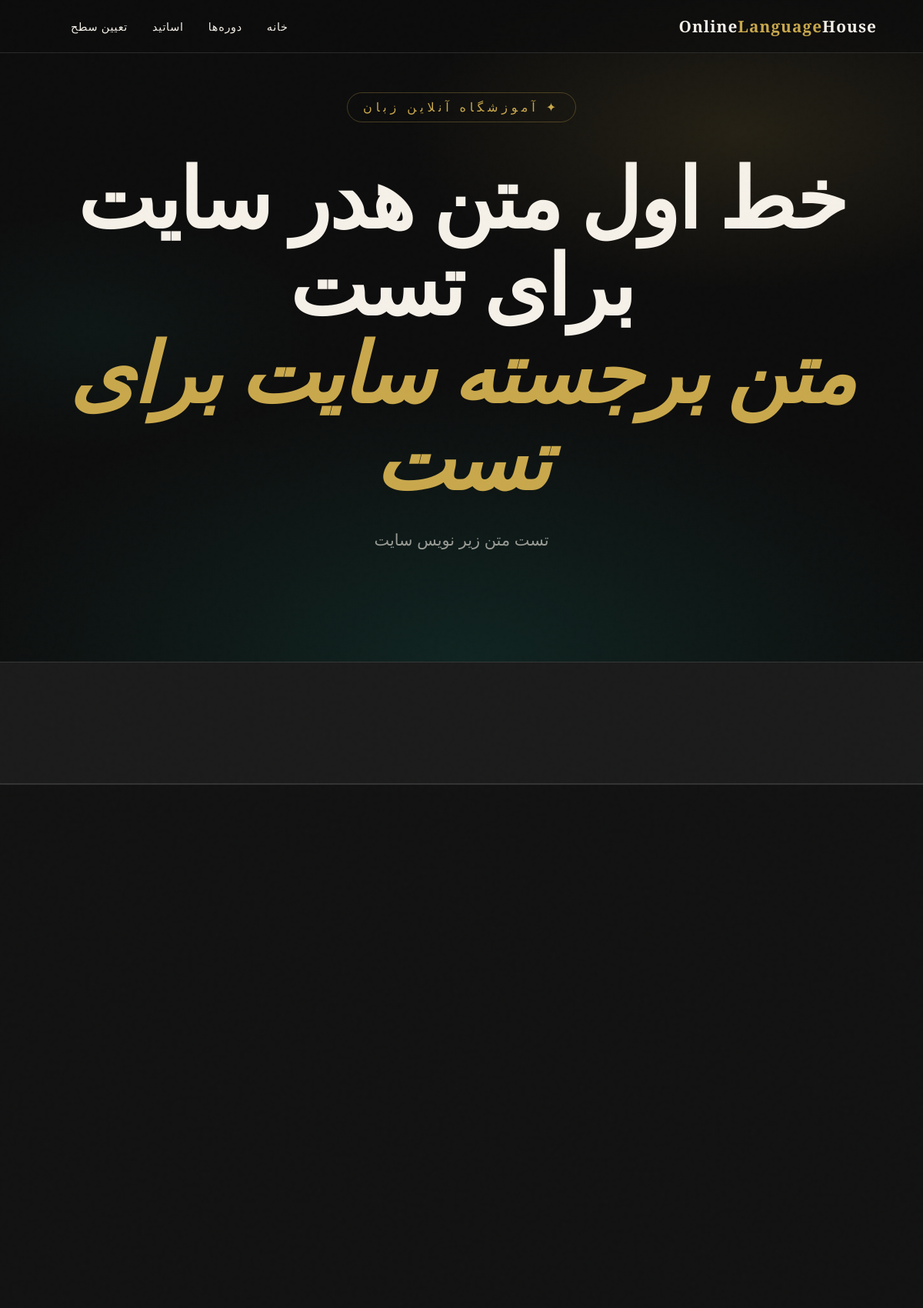
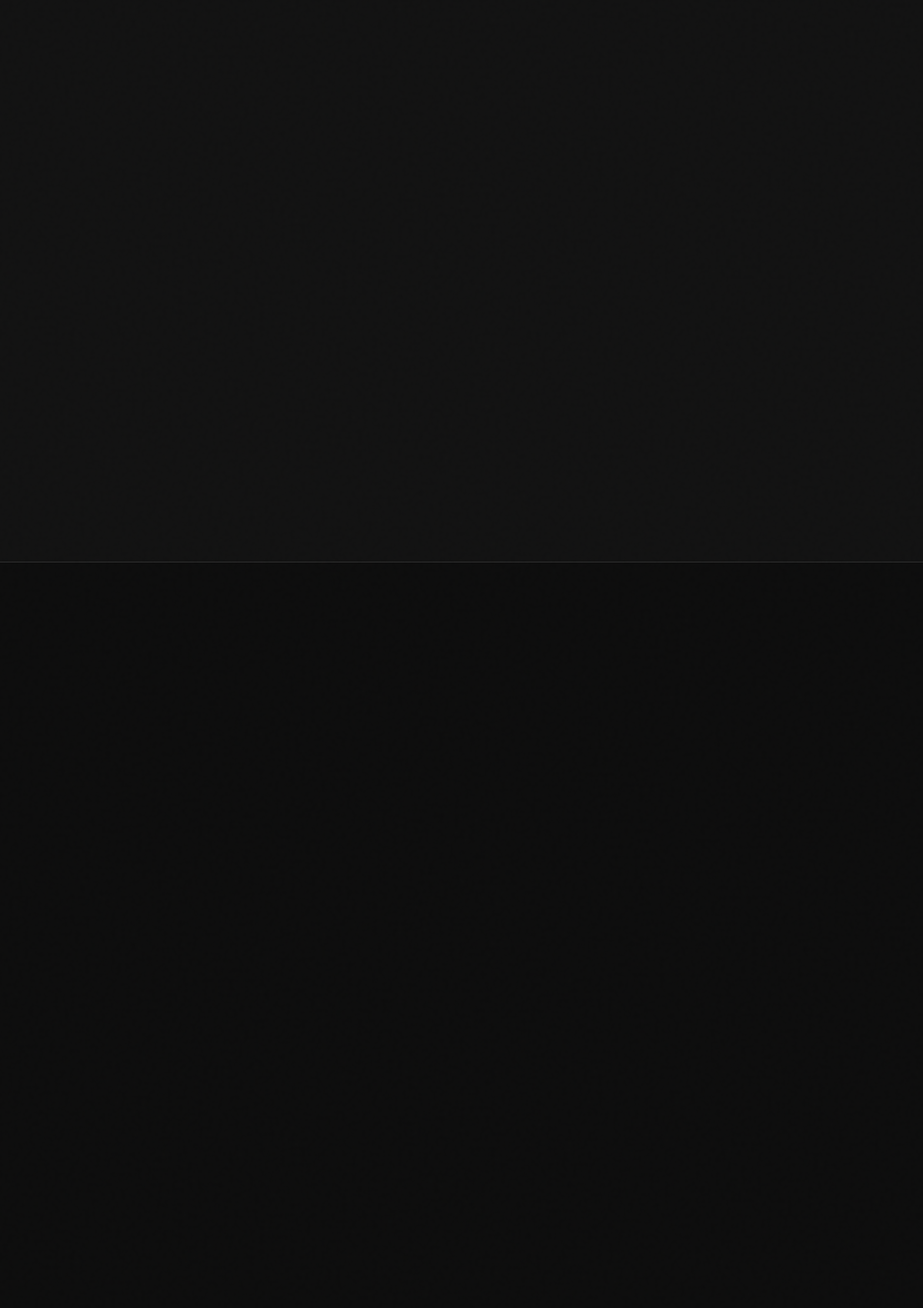
The page / (upper part) on the database its author committed (2 pictures, top to bottom).
### core/models.py (models this page shows, shortened)
class Hero(models.Model):
    title_line1 = models.CharField("خط اول عنوان", max_length=200, blank=True, null=True)
    title_highlight = models.CharField("متن برجسته", max_length=200, blank=True, null=True)
    subtitle = models.TextField("زیرعنوان", blank=True, null=True)
    background_image = models.ImageField("تصویر پس‌زمینه", upload_to='hero/', blank=True, null=True)
    class Meta:
        verbose_name = "بخش هدر"
        verbose_name_plural = "بخش هدر سایت"

### core/views.py (the view, shortened to what this page needs)
# urls.py: path('', views.home, name='home'),
def home(request):
    context = {
        "about": About.objects.first(),
        "courses": Course.objects.filter(is_active=True),
        "teachers": Teacher.objects.filter(is_active=True),
        "social_links": SocialLink.objects.all(),
        "hero": Hero.objects.first(),
        "stats": SiteStats.objects.first(),
    }
    return render(request, "core/index.html", context)

### templates/core/index.html (shortened to what this page needs)
{% load static %}
{% load i18n %}
<!DOCTYPE html>
<html lang="fa" dir="rtl" class="">
<head>
    <link rel="stylesheet" href="https://cdnjs.cloudflare.com/ajax/libs/font-awesome/6.5.1/css/all.min.css">
    <link rel="stylesheet" href="{% static 'css/style.css' %}">
</head>
<body>
    <nav id="navbar">
        <div class="nav-logo">Online<span>Language</span>House</div>
        <div class="nav-controls">
            <ul class="nav-menu" id="navMenu">
                <li><a href="#hero" class="nav-link" data-target="hero">{% trans "خانه" %}</a></li>
                <li><a href="#courses" class="nav-link" data-target="courses">{% trans "دوره‌ها" %}</a></li>
                <li><a href="#teachers" class="nav-link" data-target="teachers">{% trans "اساتید" %}</a></li>
                <li><a href="#placement" class="nav-link" data-target="placement">{% trans "تعیین سطح" %}</a></li>
            </ul>
        </div>
    </nav>
    <section id="hero">
        {% if hero and hero.background_image %}
        <div class="hero-bg"
            style="background-image:url('{{ hero.background_image.url }}'); background-size:cover; background-position:center;">
        </div>
        {% else %}
        <div class="hero-bg"></div>
        {% endif %}
        <div style="position:relative; z-index:1;">
            <div class="hero-label">✦ آموزشگاه آنلاین زبان</div>
            <h1 class="display hero-title">
                {% if hero.title_line1 %}
                {{ hero.title_line1 }}<br>
                <span class="accent">{{ hero.title_highlight|default:"" }}</span>
                {% else %}
                <br>
                <span class="accent"></span>
                {% endif %}
            </h1>
            <p class="hero-sub">
                {% if hero %}
                {{ hero.subtitle }}
                {% else %}
                دوره‌های حرفه‌ای با اساتید بین‌المللی — تجربه‌ای متفاوت از یادگیری زبان
                {% endif %}
            </p>
        </div>
    </section>
    <div class="stats-bar">
    </div>
    <section id="courses">
        <div style="max-width:1280px; margin:0 auto;">
            <div class="courses-grid">
            </div>
        </div>
    </section>
    <section id="teachers">
        <div class="max-w">
            <div class="teachers-grid">
            </div>
        </div>
    </section>
</body>
</html>

### static/css/style.css (style rules this page uses)
.nav-menu { display: flex !important; gap: 2rem; list-style: none; margin: 0; padding: 0; margin-inline-end: 2rem; }
.nav-menu li { display: inline-block; }
.nav-menu li a { color: var(--cream, #f5f0e8); text-decoration: none; font-size: 0.9rem; font-weight: 400; letter-spacing: 0.05em; transition: color 0.3s; }
@media (min-width: 769px) { .nav-menu { display: flex !important; position: static; width: auto; height: auto; background: none; flex-direction: row; gap: 2rem; padding: 0; border: none; backdrop-filter: none; } }
:root { --ink: #0d0d0d; --cream: #f5f0e8; --gold: #c9a84c; --gold-light: #e8c97a; --teal: #1a8c7a; --teal-light: #2ab09a; --white: #ffffff; --glass: rgba(255, 255, 255, 0.06); --glass-border: rgba(255, 255, 255, 0.12); }
* { margin: 0; padding: 0; box-sizing: border-box; }
body { background-color: var(--ink); color: var(--cream); font-family: 'DM Sans', 'Vazirmatn', sans-serif; font-weight: 300; overflow-x: hidden; }
body::before { content: ''; position: fixed; inset: 0; pointer-events: none; z-index: 9999; opacity: 0.4; }
.display { font-family: 'Playfair Display', 'Vazirmatn', serif; font-weight: 900; line-height: 1.05; letter-spacing: -0.02em; }
nav { position: fixed; top: 0; left: 0; right: 0; z-index: 100; padding: 20px 60px; display: flex; justify-content: space-between; align-items: center; background: rgba(13, 13, 13, 0.7); backdrop-filter: blur(20px); border-bottom: 1px solid var(--glass-border); transition: all 0.4s ease; }
.nav-logo { font-family: 'Playfair Display', serif; font-size: 1.3rem; font-weight: 700; letter-spacing: 0.05em; color: var(--cream); }
.nav-logo span { color: var(--gold); }
.nav-controls { display: flex; align-items: center; gap: 20px; }
#hero { min-height: 100vh; display: grid; place-items: center; text-align: center; position: relative; overflow: hidden; padding: 120px 40px 80px; }
.hero-bg { position: absolute; inset: 0; background: radial-gradient(ellipse 80% 60% at 50% 100%, rgba(26, 140, 122, 0.18) 0%, transparent 70%), radial-gradient(ellipse 60% 40% at 80% 20%, rgba(201, 168, 76, 0.12) 0%, transparent 60%), radial-gradient(ellipse 40% 30% at 10% 50%, rgba(26, 140, 122, 0.08) 0%, transparent 60%); }
.hero-label { display: inline-block; font-size: 1rem; letter-spacing: 0.3em; text-transform: uppercase; color: var(--gold); border: 1px solid rgba(201, 168, 76, 0.3); padding: 8px 20px; border-radius: 30px; margin-bottom: 40px; animation: fadeUp 0.8s ease both; }
.hero-title { font-size: clamp(3.5rem, 9vw, 8rem); color: var(--cream); margin-bottom: 30px; animation: fadeUp 0.8s 0.15s ease both; }
.hero-title .accent { color: var(--gold); font-style: italic; }
.hero-sub { font-size: clamp(1rem, 2vw, 1.3rem); color: rgba(245, 240, 232, 0.6); max-width: 540px; margin: 0 auto 60px; line-height: 1.8; font-weight: 300; animation: fadeUp 0.8s 0.3s ease both; }
.stats-bar { background: var(--glass); border-top: 1px solid var(--glass-border); border-bottom: 1px solid var(--glass-border); padding: 40px 60px; display: grid; grid-template-columns: repeat(4, 1fr); gap: 20px; text-align: center; }
section { padding: 120px 60px; }
#courses { background: rgba(255, 255, 255, 0.02); border-top: 1px solid var(--glass-border); border-bottom: 1px solid var(--glass-border); }
.courses-grid { display: grid; grid-template-columns: repeat(auto-fill, minmax(340px, 1fr)); gap: 30px; }
#teachers .max-w { max-width: 1280px; margin: 0 auto; }
.teachers-grid { display: grid; grid-template-columns: repeat(auto-fill, minmax(280px, 1fr)); gap: 30px; }

### rows shown on the page
Hero: title_line1 "خط اول متن هدر سایت برای تست", title_highlight "متن برجسته سایت برای تست", subtitle "تست متن زیر نویس سایت"
